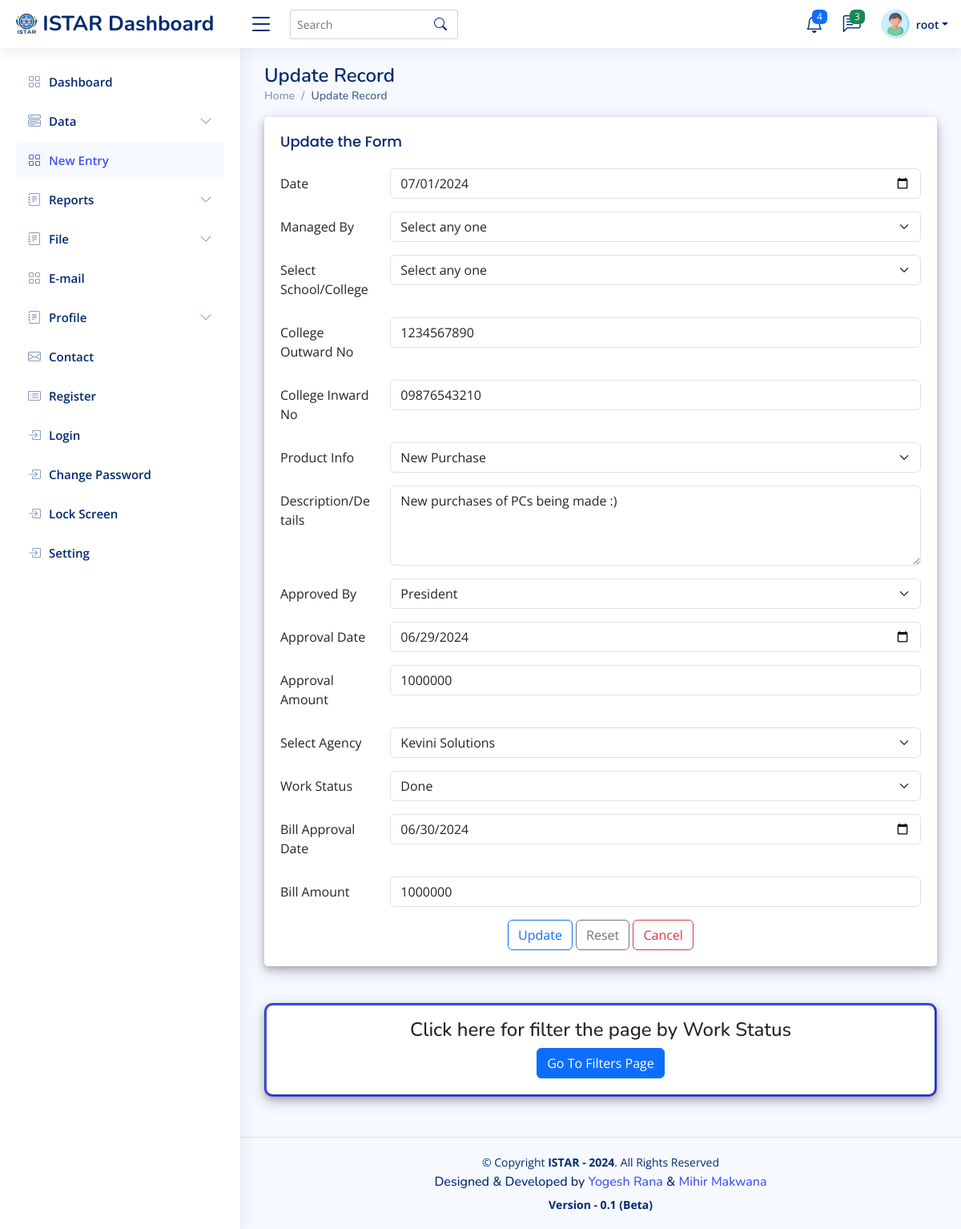
/update_record.php?id=27, run on the app's committed database.
### tables this page shows
CREATE TABLE `data` (
  `id` int(11) NOT NULL,
  `date` date NOT NULL,
  `managed_by` varchar(20) NOT NULL,
  `institute_name` varchar(2048) NOT NULL,
  `clg_out_no` varchar(128) NOT NULL,
  `clg_in_no` varchar(128) NOT NULL,
  `product_info` varchar(30) NOT NULL,
  `description` varchar(5000) NOT NULL,
  `appr_by` varchar(30) NOT NULL,
  `appr_date` date NOT NULL,
  `appr_amt` bigint(10) NOT NULL,
  `agency` varchar(50) NOT NULL,
  `work_status` varchar(10) NOT NULL,
  `bill_appr_date` date NOT NULL,
  `bill_amt` bigint(10) NOT NULL,
  `created_at` date NOT NULL DEFAULT current_timestamp()
);

### PHP/connection.php (called while the page is built, shortened)
<?php
$username = "root";
?>

### update_record.php (the view, shortened to what this page needs)
<?php
require "./PHP/connection.php";
if (isset($_GET['id'])) {
	$id = $_GET['id'];
} else {
	echo "No ID provided";
	exit();
}
?>
<!DOCTYPE html>
<html lang="en">
<head>
	<link rel="stylesheet" href="https://stackpath.bootstrapcdn.com/bootstrap/4.5.2/css/bootstrap.min.css">
	<link href="assets/vendor/bootstrap/css/bootstrap.min.css" rel="stylesheet">
	<link href="assets/vendor/bootstrap-icons/bootstrap-icons.css" rel="stylesheet">
	<link href="assets/vendor/boxicons/css/boxicons.min.css" rel="stylesheet">
	<link href="assets/vendor/quill/quill.snow.css" rel="stylesheet">
	<link href="assets/vendor/quill/quill.bubble.css" rel="stylesheet">
	<link href="assets/vendor/remixicon/remixicon.css" rel="stylesheet">
	<link href="assets/vendor/simple-datatables/style.css" rel="stylesheet">
	<link href="assets/css/style.css" rel="stylesheet">
	<link href="./CRUD-Bootstrapv5-JavaScript-Local-Storage-main/style.css" rel="stylesheet">
</head>
<body>
	<header id="header" class="header fixed-top d-flex align-items-center">
		<div class="d-flex align-items-center justify-content-between">
			<a href="index.php" class="logo d-flex align-items-center">
				<img src="assets/img/istar.png" alt="">
				<span class="d-none d-lg-block">ISTAR Dashboard</span>
			</a>
			<i class="bi bi-list toggle-sidebar-btn"></i>
		</div>
		<div class="search-bar">
			<form class="search-form d-flex align-items-center" method="POST" action="#">
				<input type="text" name="query" placeholder="Search" title="Enter search keyword">
				<button type="submit" title="Search"><i class="bi bi-search"></i></button>
			</form>
		</div>
		<nav class="header-nav ms-auto">
			<ul class="d-flex align-items-center">
				<li class="nav-item dropdown">
					<a class="nav-link nav-icon" href="#" data-bs-toggle="dropdown">
						<i class="bi bi-bell"></i>
						<span class="badge bg-primary badge-number">4</span>
					</a>
				</li>
				<li class="nav-item dropdown">
					<a class="nav-link nav-icon" href="#" data-bs-toggle="dropdown">
						<i class="bi bi-chat-left-text"></i>
						<span class="badge bg-success badge-number">3</span>
					</a>
				</li>
				<li class="nav-item dropdown pe-3">
					<a class="nav-link nav-profile d-flex align-items-center pe-0" href="#" data-bs-toggle="dropdown">
						<img src="assets/img/User.png" alt="Profile" class="rounded-circle">
						<span class="d-none d-md-block dropdown-toggle ps-2"><?php echo isset($username) ? $username : 'User'; ?></span>
					</a>
				</li>
			</ul>
		</nav>
	</header>
	<aside id="sidebar" class="sidebar">
		<ul class="sidebar-nav" id="sidebar-nav">
			<li class="nav-item">
				<a class="nav-link collapsed" href="index.php">
					<i class="bi bi-grid"></i>
					<span>Dashboard</span>
				</a>
			</li>
			<li class="nav-item">
				<a class="nav-link collapsed" data-bs-target="#components-nav" data-bs-toggle="collapse" href="#">
					<i class="bi bi-menu-button-wide"></i><span>Data</span><i class="bi bi-chevron-down ms-auto"></i>
				</a>
			<li class="nav-item">
				<a class="nav-link " href="new_entry.php" class="active">
					<i class="bi bi-grid"></i>
					<span>New Entry</span>
				</a>
			</li>
			<li class="nav-item">
				<a class="nav-link collapsed" data-bs-target="#forms-nav" data-bs-toggle="collapse" href="#">
					<i class="bi bi-journal-text"></i><span>Reports</span><i class="bi bi-chevron-down ms-auto"></i>
				</a>
			</li>
			<li class="nav-item">
				<a class="nav-link collapsed" data-bs-target="#files-nav" data-bs-toggle="collapse" href="#">
					<i class="bi bi-journal-text"></i><span>File</span><i class="bi bi-chevron-down ms-auto"></i>
				</a>
			</li>
			<li class="nav-item">
				<a class="nav-link collapsed" href="email.php">
					<i class="bi bi-grid"></i>
					<span>E-mail</span>
				</a>
			</li>
			<li class="nav-item">
				<a class="nav-link collapsed" data-bs-target="#profile-nav" data-bs-toggle="collapse" href="#">
					<i class="bi bi-journal-text"></i><span>Profile</span><i class="bi bi-chevron-down ms-auto"></i>
				</a>
			</li>
			<li class="nav-item">
				<a class="nav-link collapsed" href="pages-contact.php">
					<i class="bi bi-envelope"></i>
					<span>Contact</span>
				</a>
			</li>
			<li class="nav-item">
				<a class="nav-link collapsed" href="pages-register.php">
					<i class="bi bi-card-list"></i>
					<span>Register</span>
				</a>
			</li>
			<li class="nav-item">
				<a class="nav-link collapsed" href="pages-login.php">
					<i class="bi bi-box-arrow-in-right"></i>
					<span>Login</span>
				</a>
			</li>
			<li class="nav-item">
				<a class="nav-link collapsed" href="#">
					<i class="bi bi-box-arrow-in-right"></i>
					<span>Change Password</span>
				</a>
			</li>
			<li class="nav-item">
				<a class="nav-link collapsed" href="#">
					<i class="bi bi-box-arrow-in-right"></i>
					<span>Lock Screen</span>
				</a>
			</li>
			<li class="nav-item">
				<a class="nav-link collapsed" href="#">
					<i class="bi bi-box-arrow-in-right"></i>
					<span>Setting</span>
				</a>
			</li>
	</aside>
	<?php
	require "./PHP/connection.php";
	$sql = "SELECT * FROM data where id = $id";
	$result = $conn->query($sql);
	if ($result->num_rows > 0) {
		while ($row = $result->fetch_assoc()) {
			$date = $row["date"];
			$clg_out_no = $row["clg_out_no"];
			$clg_in_no = $row["clg_in_no"];
			$product_info = $row["product_info"];
			$description = $row["description"];
			$appr_by = $row["appr_by"];
			$appr_date = $row["appr_date"];
			$appr_amt = $row["appr_amt"];
			$agency = $row["agency"];
			$work_status = $row["work_status"];
			$bill_appr_date = $row["bill_appr_date"];
			$bill_amt = $row["bill_amt"];
		}
	} else {
		echo "<script>alert('No data available');</script>";
	}
	?>
	<main id="main" class="main">
		<div class="pagetitle">
			<h1>Update Record</h1>
			<nav>
				<ol class="breadcrumb">
					<li class="breadcrumb-item"><a href="index.php">Home</a></li>
					<li class="breadcrumb-item active">Update Record</li>
				</ol>
			</nav>
		</div>
		<section class="section">
			<div class="row">
				<div class="col-lg-12">
					<div class="card">
						<div class="card-body">
							<h5 class="card-title">Update the Form</h5>
							<form name="update_entry" action="update_process.php" method="post">
								<?php
								include "./PHP/connection.php";
								?>
								<div class="row mb-3">
									<label for="inputEmail3" class="col-sm-2 col-form-label">Date</label>
									<div class="col-sm-10">
										<input type="date" class="form-control" id="inputText" name="date" value="<?php echo $date; ?>">
									</div>
								</div>
								<div class="row mb-3">
									<label class="col-sm-2 col-form-label">Managed By</label>
									<div class="col-sm-10">
										<select class="form-select" aria-label="Default select example" name="managed_by" onchange="getInstitutes(this.value)">
											<option selected>Select any one</option>
										</select>
									</div>
								</div>
								<div class="row mb-3">
									<label class="col-sm-2 col-form-label">Select School/College</label>
									<div class="col-sm-10">
										<select class="form-select" aria-label="Default select example" name="institute_name" id="institute">
											<option selected>Select any one</option>
										</select>
									</div>
								</div>
								<div class="row mb-3">
									<label for="inputText" class="col-sm-2 col-form-label">College Outward No</label>
									<div class="col-sm-10">
										<input type="text" class="form-control" name="clg_out_no" value="<?php echo $clg_out_no; ?>">
									</div>
								</div>
								<div class="row mb-3">
									<label for="inputText" class="col-sm-2 col-form-label">College Inward No</label>
									<div class="col-sm-10">
										<input type="text" class="form-control" name="clg_in_no" value="<?php echo $clg_in_no; ?>">
									</div>
								</div>
								<div class="row mb-3">
									<label class="col-sm-2 col-form-label">Product Info</label>
									<div class="col-sm-10">
										<select class="form-select" aria-label="Default select example" name="product_info">
											<option <?php if ($product_info == "New Purchase") echo "selected"; ?> value="New Purchase">New Purchase</option>
										</select>
									</div>
								</div>
								<div class="row mb-3">
									<label for="inputtextarea" class="col-sm-2 col-form-label">Description/Details</label>
									<div class="col-sm-10">
										<textarea class="form-control" style="height: 100px" name="description"><?php echo $description; ?></textarea>
									</div>
								</div>
								<div class="row mb-3">
									<label class="col-sm-2 col-form-label">Approved By</label>
									<div class="col-sm-10">
										<select class="form-select" aria-label="Default select example" name="appr_by">
											<option value="President" <?php echo ($appr_by == 'President') ? 'selected' : ''; ?>>President</option>
										</select>
									</div>
								</div>
								<div class="row mb-3">
									<label for="inputEmail3" class="col-sm-2 col-form-label">Approval Date</label>
									<div class="col-sm-10">
										<input type="date" class="form-control" id="inputText" name="appr_date" value="<?php echo $appr_date; ?>">
									</div>
								</div>
								<div class="row mb-3">
									<label for="inputText" class="col-sm-2 col-form-label">Approval Amount</label>
									<div class="col-sm-10">
										<input type="number" class="form-control" name="appr_amt" value="<?php echo $appr_amt; ?>">
									</div>
								</div>
								<div class="row mb-3">
									<label class="col-sm-2 col-form-label">Select Agency</label>
									<div class="col-sm-10">
										<select class="form-select" aria-label="Default select example" name="agency">
											<option selected><?php echo $agency; ?></option>
										</select>
									</div>
								</div>
								<div class="row mb-3">
									<label class="col-sm-2 col-form-label">Work Status</label>
									<div class="col-sm-10">
										<select class="form-select" aria-label="Default select example" name="work_status">
											<option <?php echo ($work_status == 'Done') ? 'selected' : ''; ?>>Done</option>
										</select>
									</div>
								</div>
								<div class="row mb-3">
									<label for="inputEmail3" class="col-sm-2 col-form-label">Bill Approval Date</label>
									<div class="col-sm-10">
										<input type="date" class="form-control" id="inputText" name="bill_appr_date" value="<?php echo $bill_appr_date; ?>">
									</div>
								</div>
								<div class="row mb-3">
									<label for="inputText" class="col-sm-2 col-form-label">Bill Amount</label>
									<div class="col-sm-10">
										<input type="number" class="form-control" name="bill_amt" value="<?php echo $bill_amt; ?>">
									</div>
								</div>
								<div class="text-center">
									<button type="submit" class="btn btn-outline-primary">Update</button>
									<button type="reset" class="btn btn-outline-secondary">Reset</button>
									<a href="new_entry.php" class="btn btn-outline-danger" role="button">Cancel</a>
								</div>
							</form>
						</div>
					</div>
				</div>
			</div>
		</section>
									<?php
									require("./PHP/connection.php");
									?>
		<div class="row mt-3">
			<div class="col-lg-12">
				<div class="card" id="filter">
					<div class="card-body mt-3">
						<div class="text-center">
							<h4>Click here for filter the page by Work Status </h4>
							<div class="col-sm-4-center">
								<a href="filters.php" target="_blank" class="btn btn-primary" role="button">Go To Filters Page</a>
							</div>
						</div>
					</div>
				</div>
			</div>
		</div>
	</main>
	<footer id="footer" class="footer">
		<div class="copyright">
			&copy; Copyright <strong><span>ISTAR - 2024</span></strong>. All Rights Reserved
		</div>
		<div class="credits">
			<h6>Designed & Developed by <a href="#">Yogesh Rana</a> & <a href="#"> Mihir Makwana </a></h6>
		</div>
		<div class="copyright">
			<strong><span>Version - 0.1 (Beta) </span></strong>
		</div>
	</footer>
</body>
</html>

### assets/css/style.css (style rules this page uses)
:root { scroll-behavior: smooth; }
body { font-family: "Open Sans", sans-serif; background: #f6f9ff; color: #444444; }
a { color: #4154f1; text-decoration: none; }
h1, h2, h3, h4, h5, h6 { font-family: "Nunito", sans-serif; }
#main { margin-top: 60px; padding: 20px 30px; transition: all 0.3s; }
.pagetitle { margin-bottom: 10px; }
.pagetitle h1 { font-size: 24px; margin-bottom: 0; font-weight: 600; color: #012970; }
.card { margin-bottom: 30px; border: none; border-radius: 5px; box-shadow: 0px 0 30px rgba(1, 41, 112, 0.1); }
.card-title { padding: 20px 0 15px 0; font-size: 18px; font-weight: 500; color: #012970; font-family: "Poppins", sans-serif; }
.card-body { padding: 0 20px 20px 20px; }
.breadcrumb { font-size: 14px; font-family: "Nunito", sans-serif; color: #899bbd; font-weight: 600; }
.breadcrumb a { color: #899bbd; transition: 0.3s; }
.breadcrumb .breadcrumb-item::before { color: #899bbd; }
.breadcrumb .active { color: #51678f; font-weight: 600; }
.logo { line-height: 1; }
@media (min-width: 1200px) { .logo { width: 280px; } }
.logo img { max-height: 26px; margin-right: 6px; }
.logo span { font-size: 26px; font-weight: 700; color: #012970; font-family: "Nunito", sans-serif; }
.header { transition: all 0.5s; z-index: 997; height: 60px; box-shadow: 0px 2px 20px rgba(1, 41, 112, 0.1); background-color: #fff; padding-left: 20px; }
.header .toggle-sidebar-btn { font-size: 32px; padding-left: 10px; cursor: pointer; color: #012970; }
.header .search-bar { min-width: 250px; padding: 0 20px; }
.header .search-form { width: 100%; }
.header .search-form input { border: 0; font-size: 14px; color: #012970; border: 1px solid rgba(1, 41, 112, 0.2); padding: 7px 38px 7px 8px; border-radius: 3px; transition: 0.3s; width: 100%; }
.header .search-form button { border: 0; padding: 0; margin-left: -30px; background: none; }
.header .search-form button i { color: #012970; }
.header-nav ul { list-style: none; }
.header-nav>ul { margin: 0; padding: 0; }
.header-nav .nav-icon { font-size: 22px; color: #012970; margin-right: 25px; position: relative; }
.header-nav .nav-profile { color: #012970; }
.header-nav .nav-profile img { max-height: 36px; }
.header-nav .nav-profile span { font-size: 14px; font-weight: 600; }
.header-nav .badge-number { position: absolute; inset: -2px -5px auto auto; font-weight: normal; font-size: 12px; padding: 3px 6px; }
.sidebar { position: fixed; top: 60px; left: 0; bottom: 0; width: 300px; z-index: 996; transition: all 0.3s; padding: 20px; overflow-y: auto; scrollbar-width: thin; scrollbar-color: #aab7cf transparent; box-shadow: 0px 0px 20px rgba(1, 41, 112, 0.1); background-color: #fff; }
@media (min-width: 1200px) { #main, #footer { margin-left: 300px; } }
.sidebar-nav { padding: 0; margin: 0; list-style: none; }
.sidebar-nav li { padding: 0; margin: 0; list-style: none; }
.sidebar-nav .nav-item { margin-bottom: 5px; }
.sidebar-nav .nav-link { display: flex; align-items: center; font-size: 15px; font-weight: 600; color: #4154f1; transition: 0.3; background: #f6f9ff; padding: 10px 15px; border-radius: 4px; }
.sidebar-nav .nav-link i { font-size: 16px; margin-right: 10px; color: #4154f1; }
.sidebar-nav .nav-link.collapsed { color: #012970; background: #fff; }
.sidebar-nav .nav-link.collapsed i { color: #899bbd; }
.sidebar-nav .nav-link .bi-chevron-down { margin-right: 0; transition: transform 0.2s ease-in-out; }
.footer { padding: 20px 0; font-size: 14px; transition: all 0.3s; border-top: 1px solid #cddfff; }
.footer .copyright { text-align: center; color: #012970; }
.footer .credits { padding-top: 5px; text-align: center; font-size: 13px; color: #012970; }

### update_record.php (style rules this page uses)
div.card { box-shadow: 0 4px 8px 0 rgba(0, 0, 0, 0.2), 0 6px 20px 0 rgba(0, 0, 0, 0.19); }
#filter { border-style: groove; border-color: #4154f1; border-radius: 10px; }

### data on the page
data: date "07/01/2024", clg_out_no "1234567890", clg_in_no "09876543210", product_info "New Purchase", description "New purchases of PCs being made :)", appr_by "President", appr_date "06/29/2024", appr_amt "1000000", agency "Kevini Solutions", work_status "Done", bill_appr_date "06/30/2024", bill_amt "1000000"

### other printed values
$username "root"
